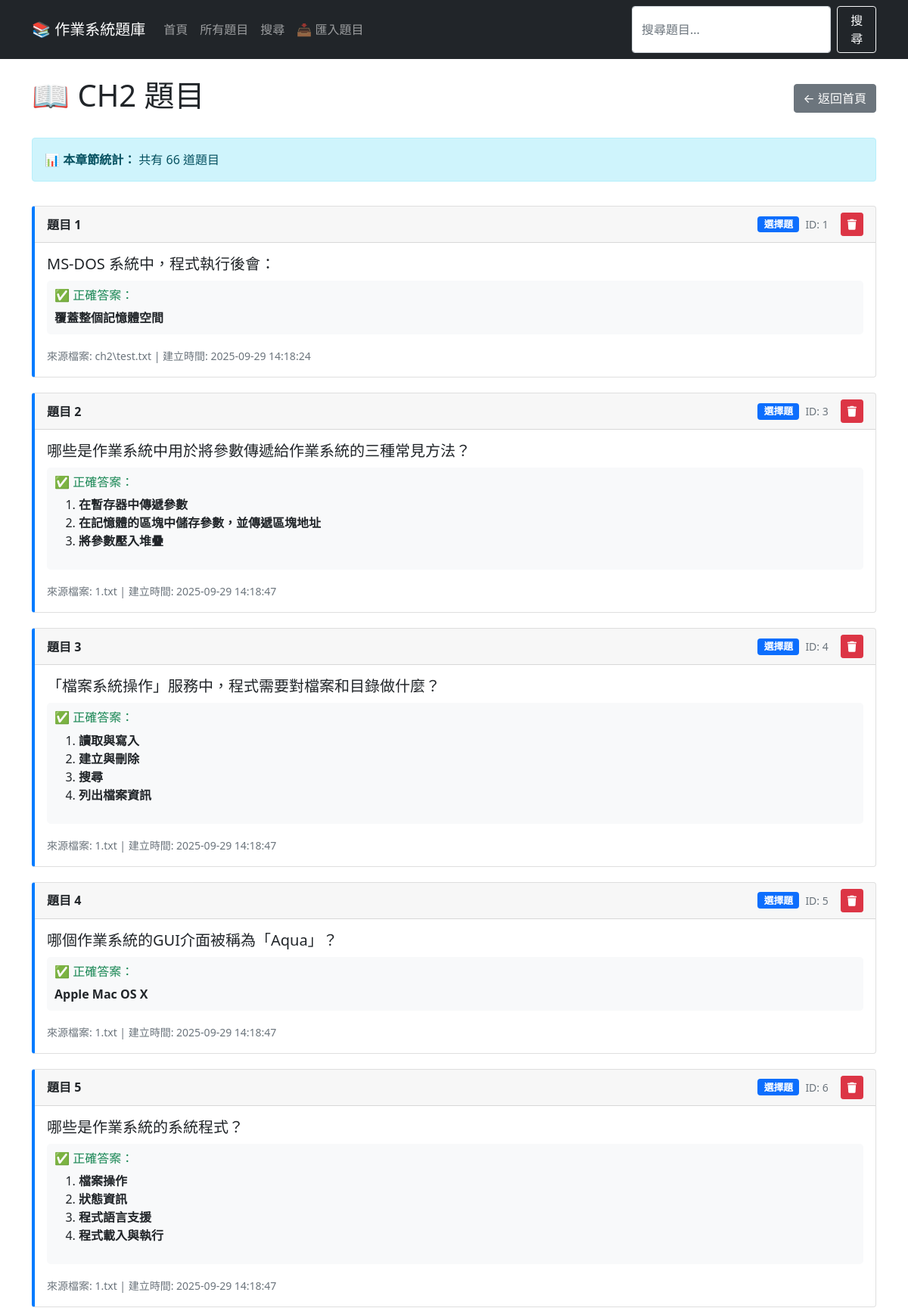
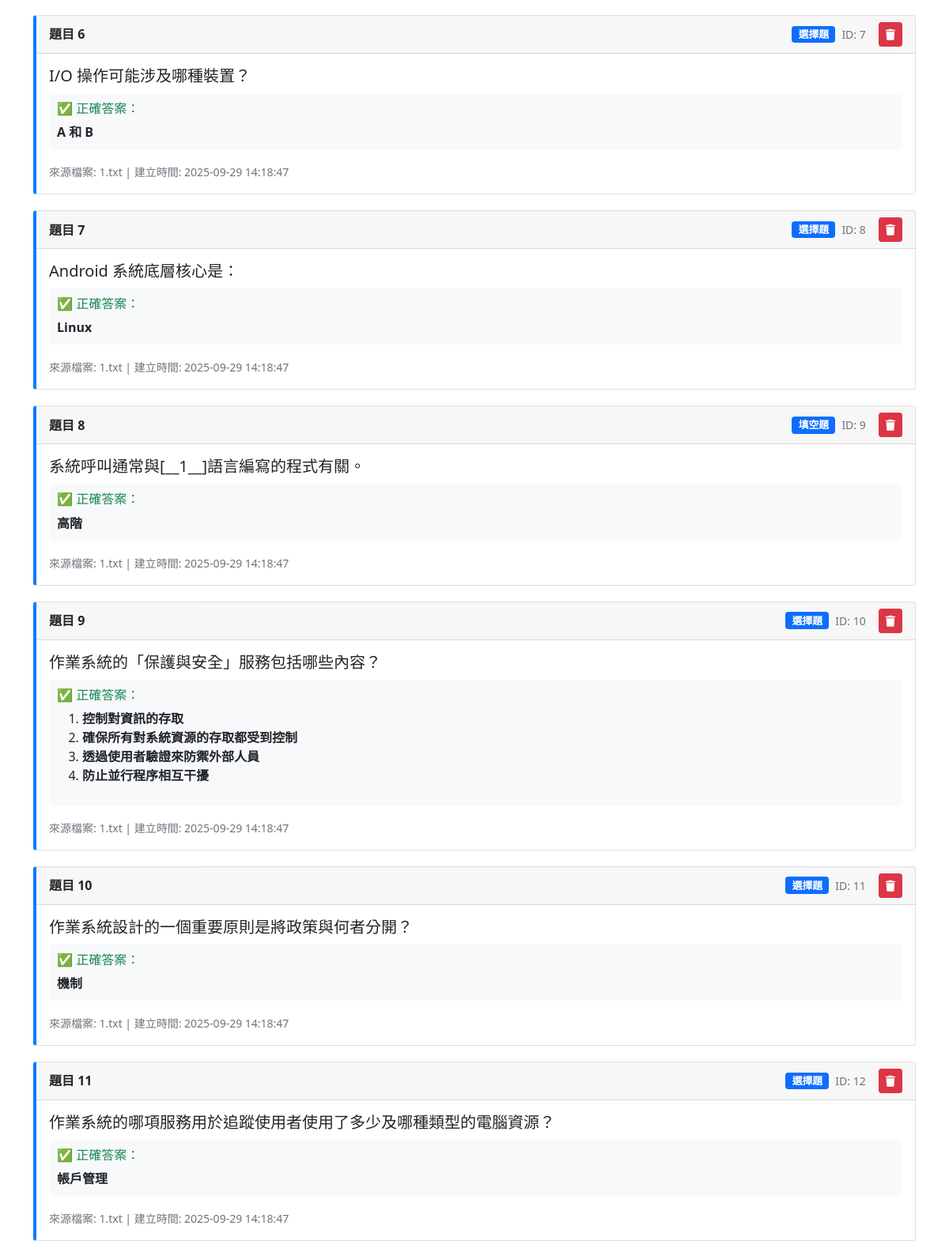
Screenshot of /chapter/ch2 (upper part) with the database file from the repository (2 pictures, top to bottom).
### tables this page shows
CREATE TABLE questions (
    id INTEGER PRIMARY KEY AUTOINCREMENT,
    chapter TEXT NOT NULL,
    q_text TEXT NOT NULL,
    q_text_norm TEXT NOT NULL,
    q_type TEXT NOT NULL CHECK (q_type IN ('選擇題','填空題')),
    source_file TEXT,
    created_at TIMESTAMP DEFAULT CURRENT_TIMESTAMP,
    UNIQUE(chapter, q_text_norm)
);

CREATE TABLE answers (
    id INTEGER PRIMARY KEY AUTOINCREMENT,
    question_id INTEGER NOT NULL,
    position INTEGER NOT NULL,
    answer_text TEXT NOT NULL,
    created_at TIMESTAMP DEFAULT CURRENT_TIMESTAMP,
    UNIQUE(question_id, position, answer_text),
    FOREIGN KEY (question_id) REFERENCES questions(id) ON DELETE CASCADE
);

### web_app.py (the view)
@app.route('/chapter/<chapter>')
def view_chapter(chapter):
    questions = get_questions_by_chapter(chapter)
    return render_template('chapter.html', chapter=chapter, questions=questions)

### web_app.py (called while the page is built)
def get_db_connection():
    conn = sqlite3.connect(str(DB_PATH))
    conn.row_factory = sqlite3.Row  # 讓結果可以像字典一樣存取
    return conn

### templates/chapter.html (shortened to what this page needs)
{% extends "base.html" %}
{% block content %}
<div class="d-flex justify-content-between align-items-center mb-4">
    <h1>📖 {{ chapter.upper() }} 題目</h1>
    <a href="{{ url_for('index') }}" class="btn btn-secondary">← 返回首頁</a>
</div>
<div class="row mb-3">
    <div class="col-md-12">
        <div class="alert alert-info">
            <strong>📊 本章節統計：</strong> 共有 {{ questions|length }} 道題目
        </div>
    </div>
</div>
{% if questions %}
    {% for question in questions %}
    <div class="card question-card">
        <div class="card-header d-flex justify-content-between align-items-center">
            <span><strong>題目 {{ loop.index }}</strong></span>
            <div class="d-flex align-items-center">
                <span class="badge bg-primary question-type-badge me-2">{{ question.type }}</span>
                <small class="text-muted me-3">ID: {{ question.id }}</small>
                <button class="btn btn-danger btn-sm delete-question-btn"
                        data-question-id="{{ question.id }}"
                        data-question-preview="{{ question.question[:50] }}..."
                        title="刪除題目">
                    <i class="fas fa-trash"></i>
                </button>
            </div>
        </div>
        <div class="card-body">
            <h5 class="card-title">{{ question.question }}</h5>
            {% if question.answers %}
            <div class="answer-list">
                <h6 class="text-success">✅ 正確答案：</h6>
                {% if question.answers|length == 1 %}
                    <p class="mb-0"><strong>{{ question.answers[0] }}</strong></p>
                {% else %}
                    <ol>
                        {% for answer in question.answers %}
                        <li><strong>{{ answer }}</strong></li>
                        {% endfor %}
                    </ol>
                {% endif %}
            </div>
            {% endif %}
            <div class="mt-3">
                <small class="text-muted">
                    來源檔案: {{ question.source_file or '未知' }} |
                    建立時間: {{ question.created_at }}
                </small>
            </div>
        </div>
    </div>
    {% endfor %}
{% else %}
    <div class="alert alert-warning text-center">
        <h4>😔 目前沒有 {{ chapter.upper() }} 的題目</h4>
        <p>請檢查資料庫或匯入相關題目。</p>
        <a href="{{ url_for('index') }}" class="btn btn-primary">返回首頁</a>
    </div>
{% endif %}
{% endblock %}

### templates/base.html (style rules this page uses)
.question-card { margin-bottom: 20px; border-left: 4px solid #007bff; }
.answer-list { background-color: #f8f9fa; padding: 10px; border-radius: 5px; margin-top: 10px; }
.question-type-badge { font-size: 0.8em; }

### rows the page displays
questions: type "選擇題", id "1", question "MS-DOS 系統中，程式執行後會：", answer_text "覆蓋整個記憶體空間", source_file "ch2\\test.txt", created_at "2025-09-29 14:18:24"
questions: type "選擇題", id "3", question "哪些是作業系統中用於將參數傳遞給作業系統的三種常見方法？", source_file "1.txt", created_at "2025-09-29 14:18:47"
answers: answer_text "在暫存器中傳遞參數"
answers: answer_text "在記憶體的區塊中儲存參數，並傳遞區塊地址"
answers: answer_text "將參數壓入堆疊"
questions: type "選擇題", id "4", question "「檔案系統操作」服務中，程式需要對檔案和目錄做什麼？", source_file "1.txt", created_at "2025-09-29 14:18:47"
answers: answer_text "讀取與寫入"
answers: answer_text "建立與刪除"
answers: answer_text "搜尋"
answers: answer_text "列出檔案資訊"
questions: type "選擇題", id "5", question "哪個作業系統的GUI介面被稱為「Aqua」？", answer_text "Apple Mac OS X", source_file "1.txt", created_at "2025-09-29 14:18:47"
questions: type "選擇題", id "6", question "哪些是作業系統的系統程式？", source_file "1.txt", created_at "2025-09-29 14:18:47"
answers: answer_text "檔案操作"
answers: answer_text "狀態資訊"
answers: answer_text "程式語言支援"
answers: answer_text "程式載入與執行"
questions: type "選擇題", id "7", question "I/O 操作可能涉及哪種裝置？", answer_text "A 和 B", source_file "1.txt", created_at "2025-09-29 14:18:47"
questions: type "選擇題", id "8", question "Android 系統底層核心是：", answer_text "Linux", source_file "1.txt", created_at "2025-09-29 14:18:47"
questions: type "填空題", id "9", question "系統呼叫通常與[__1__]語言編寫的程式有關。", answer_text "高階", source_file "1.txt", created_at "2025-09-29 14:18:47"
questions: type "選擇題", id "10", question "作業系統的「保護與安全」服務包括哪些內容？", source_file "1.txt", created_at "2025-09-29 14:18:47"
answers: answer_text "控制對資訊的存取"
answers: answer_text "確保所有對系統資源的存取都受到控制"
answers: answer_text "透過使用者驗證來防禦外部人員"
answers: answer_text "防止並行程序相互干擾"
questions: type "選擇題", id "11", question "作業系統設計的一個重要原則是將政策與何者分開？", answer_text "機制", source_file "1.txt", created_at "2025-09-29 14:18:47"
questions: type "選擇題", id "12", question "作業系統的哪項服務用於追蹤使用者使用了多少及哪種類型的電腦資源？", answer_text "帳戶管理", source_file "1.txt", created_at "2025-09-29 14:18:47"

### other values shown
{{ chapter.upper() }} "CH2"
{{ questions|length }} "66"
